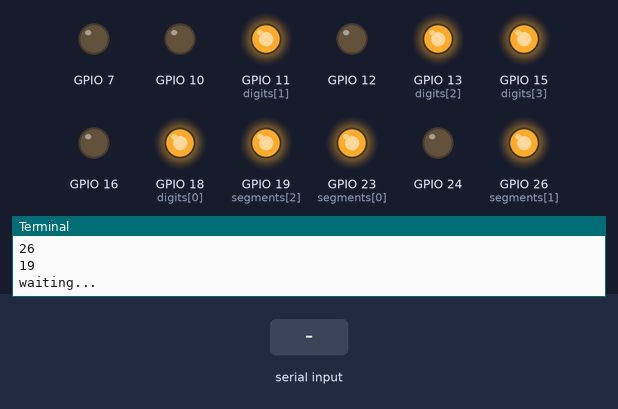
The program below on a simulated Raspberry Pi (BCM pin numbers). Shown: output pins drawn as LEDs (lit = HIGH), the last lines printed to the terminal. The test bench sets the inputs (shaded band). At 1.3 s the program stops and its outputs stay as they are.

Above: at 1.2 s.
1.3 s: "1" typed at the terminal, then Enter
At 1.8 s:
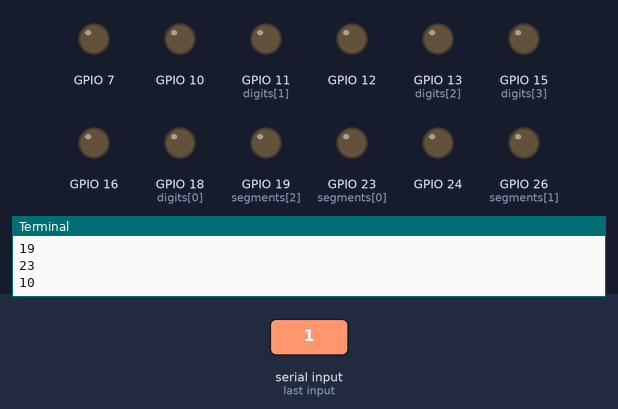
Timing chart, 0 to 2.8 s (numbered marks = the images above; inputs shaded):
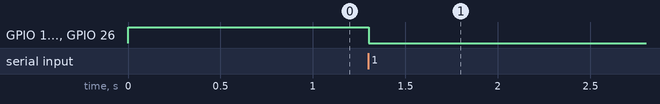

Measured:
- after the input at 1.3 s, GPIO 11 (digits[1]), GPIO 13 (digits[2]), GPIO 15 (digits[3]), GPIO 18 (digits[0]), GPIO 19 (segments[2]), GPIO 23 (segments[0]), GPIO 26 (segments[1]): HIGH → LOW at once

The program:

4x7Seg.py
```python
import RPi.GPIO as GPIO
import time
GPIO.setmode(GPIO.BCM)

#segments = (7,8,25,23,18,4,10,11)
#segments = (26,24,16,12,7,19,23,10)
#segments=(26,24,22,16,12,7,19,23)
segments=(23,26,19)

for segment in segments:
	print(segment)
	GPIO.setup(segment, GPIO.OUT)
	GPIO.output(segment, 1)

#digits = (24,17,27,22)
digits = (18,11,13,15)

for digit in digits:
	GPIO.setup(digit, GPIO.OUT)
	GPIO.output(digit, 1)

input("waiting...")

segments = (26,24,16,12,7,19,23,10)


for segment in segments:
	print(segment)
	GPIO.setup(segment, GPIO.OUT)
	GPIO.output(segment, 0)

#digits = (24,17,27,22)
digits = (18,11,13,15)

for digit in digits:
	GPIO.setup(digit, GPIO.OUT)
	GPIO.output(digit, 0)
```
